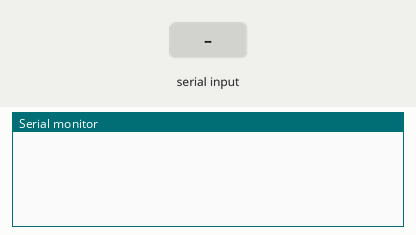
The sketch below on a simulated Arduino Uno, built with avr-gcc and run on an emulated ATmega328P. On the bench: the last lines printed to the serial monitor. The inputs (shaded band) are chosen by the test bench.

Above: at 2.3 s.
2.4 s: "A" received over the second serial link
At 3.4 s:
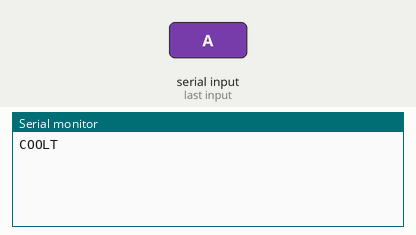
4.0 s: "B" received over the second serial link
At 4.6 s:
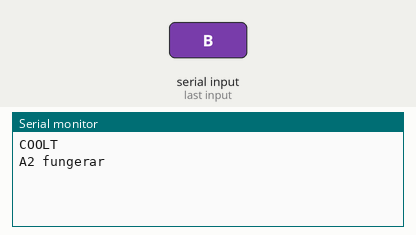

The sketch:

blatand.ino
```cpp
#include <SoftwareSerial.h>
#include <Stepper.h>


/*const int stepsPerRevolution = 200;
Stepper stepperRotation(stepsPerRevolution, 2, 3, 4, 5);
Stepper stepperTranslation(stepsPerRevolution, 9, 8, 7, 6);

int pumpPin=4;
int ventilPin=3;

float value=0;
float voltage=0;

*/

int state = 0;
SoftwareSerial bt(12, 11);
void setup() {
  bt.begin(9600);
  Serial.begin(9600);


  /*pinMode(ventilPin, OUTPUT);//Ventil
  digitalWrite(ventilPin,LOW);//Closed
  pinMode(pumpPin,OUTPUT);//Pump
  digitalWrite(pumpPin,LOW);//Closed
  */
}


void loop() {

  // put your main code here, to run repeatedly:
  /*value = analogRead(A0);
  voltage = (value * 5.0/1023)-0.55;
  //Serial.println(voltage,3);
   */
  delay(500);


  if (bt.available()) /* If data is available on serial port */
  {

    // Reads the data from the serial port
    state = bt.read();
    //bt.write(Serial.println("TEST"));
  }
  /*
  Motor rotation:
  A-clockwise
  B-counterclockwise

  Motor translation:
  C-forward
  D-backwards

  Ventil:
  E-Close
  F-Open

  Pump:
  G-Shutoff
  H-Start
*/

  if (state == 'A') {
    bt.write(Serial.println("COOLT"));
    //bt.write(Serial.read());
    state = 0;
  } else if (state == 'B') {
    Serial.println("A2 fungerar");
    state = 0;
  } else if (state == 'C') {
    state = 0;
  } else if (state == 'D') {
    state = 0;
  }
   //bt.write(Serial.println("COOLT4"));
  }
```

Measured:
- after the input at 2.4 s, the serial monitor: prints a new line after 0.10 s (image 1)
- after the input at 4.0 s, the serial monitor: prints a new line at once (image 2)
